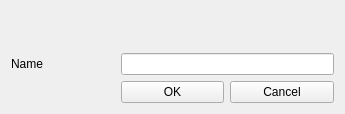
<?xml version="1.0" encoding="UTF-8"?>
<ui version="4.0">
 <class>NewFolderWin</class>
 <widget class="QWidget" name="NewFolderWin">
  <property name="geometry">
   <rect>
    <x>0</x>
    <y>0</y>
    <width>345</width>
    <height>114</height>
   </rect>
  </property>
  <property name="windowTitle">
   <string>HW!</string>
  </property>
  <layout class="QVBoxLayout" name="verticalLayout">
   <item>
    <layout class="QGridLayout" name="gridLayout">
     <item row="3" column="2">
      <widget class="QPushButton" name="pushButtonCancel">
       <property name="text">
        <string>Cancel</string>
       </property>
      </widget>
     </item>
     <item row="3" column="1">
      <widget class="QPushButton" name="pushButtonOk">
       <property name="text">
        <string>OK</string>
       </property>
      </widget>
     </item>
     <item row="3" column="0">
      <widget class="QLabel" name="labelSpacer">
       <property name="text">
        <string/>
       </property>
      </widget>
     </item>
     <item row="1" column="0">
      <widget class="QLabel" name="labelFolderName">
       <property name="frameShape">
        <enum>QFrame::NoFrame</enum>
       </property>
       <property name="frameShadow">
        <enum>QFrame::Plain</enum>
       </property>
       <property name="text">
        <string>Name</string>
       </property>
      </widget>
     </item>
     <item row="1" column="1" colspan="2">
      <widget class="QLineEdit" name="lineEditFolderName"/>
     </item>
     <item row="0" column="0" colspan="3">
      <widget class="QLabel" name="labelParentName">
       <property name="text">
        <string/>
       </property>
      </widget>
     </item>
    </layout>
   </item>
  </layout>
 </widget>
 <resources/>
 <connections/>
</ui>
